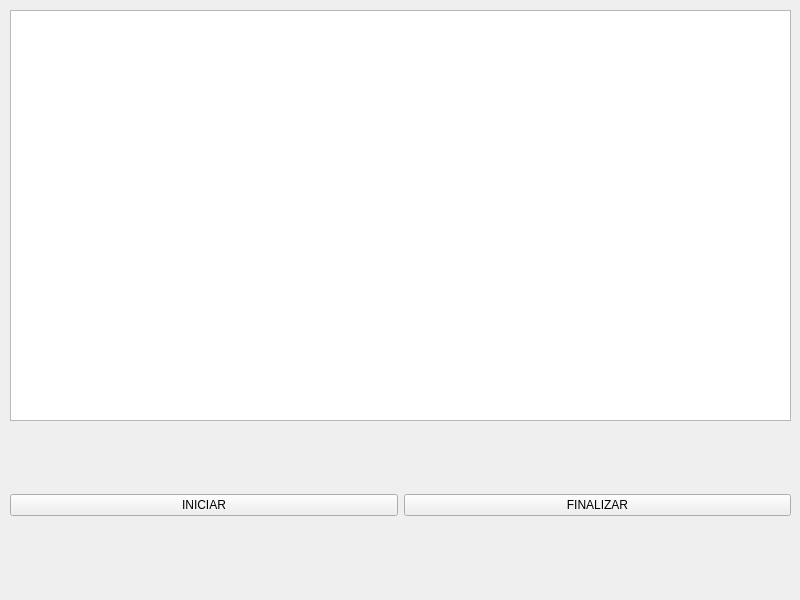
<?xml version="1.0" encoding="UTF-8"?>
<ui version="4.0">
 <class>mainWidget</class>
 <widget class="QWidget" name="mainWidget">
  <property name="geometry">
   <rect>
    <x>0</x>
    <y>0</y>
    <width>800</width>
    <height>600</height>
   </rect>
  </property>
  <property name="windowTitle">
   <string>mainWidget</string>
  </property>
  <widget class="QListWidget" name="listWidget">
   <property name="geometry">
    <rect>
     <x>10</x>
     <y>10</y>
     <width>781</width>
     <height>411</height>
    </rect>
   </property>
  </widget>
  <widget class="QWidget" name="layoutWidget">
   <property name="geometry">
    <rect>
     <x>10</x>
     <y>460</y>
     <width>781</width>
     <height>91</height>
    </rect>
   </property>
   <layout class="QHBoxLayout" name="horizontalLayout">
    <item>
     <widget class="QPushButton" name="Iniciar">
      <property name="text">
       <string>INICIAR</string>
      </property>
     </widget>
    </item>
    <item>
     <widget class="QPushButton" name="Finalizar">
      <property name="text">
       <string>FINALIZAR</string>
      </property>
     </widget>
    </item>
   </layout>
  </widget>
 </widget>
 <resources/>
 <connections/>
</ui>
